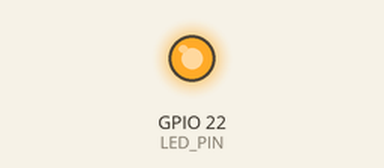
Recording of a sketch running on a simulated ESP32. Parts: output pins drawn as LEDs (lit = HIGH). WiFi joins after 1.5 s; servers stay silent unless stated; what the sketch prints to the serial monitor is not drawn.

Above: at 3.9 s.
At 5.12 s:
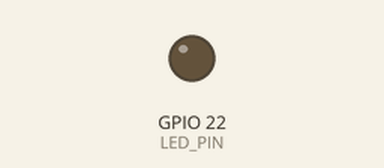
Timing chart, 0 to 10.0 s (numbered marks = the images above):
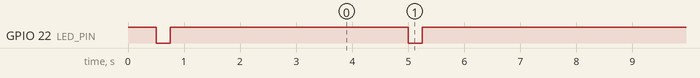

The sketch:

ota_pager.ino
```cpp
// OTA proof of concept - PAGER side
//
// Joins the base's access point, compares its own FW_VERSION with the base's
// /version, and if they differ downloads and installs /pager.bin, then reboots
// into the new firmware. The download is verified against the MD5 the base
// sends; a failed or interrupted download leaves the current firmware running.
//
// In the real pager this only happens while ON THE DOCK (charging, not in the
// queue), triggered by the version the base broadcasts over ESP-NOW.
//
// Test: flash v1 over USB. Change FW_VERSION to 2, Sketch -> Export Compiled
// Binary, upload that .bin to the base page with version 2. Press 'u' (or wait
// for the periodic check): the pager updates and the onboard LED blinks twice.
//
// Board: WEMOS LOLIN32 Lite, Arduino-ESP32 core 3.x.
// Tools -> Partition Scheme: one WITH OTA, e.g. "Minimal SPIFFS (1.9MB APP
// with OTA)". The base's partition scheme does not matter for this.
//
// STATUS: written, not compiled or tested.

#include <WiFi.h>
#include <HTTPClient.h>
#include <HTTPUpdate.h>

#define FW_VERSION   1

#define AP_SSID      "PoolPager-OTA"
#define AP_PASS      "change-me-please"
#define BASE_URL     "http://192.168.4.1"
#ifndef LED_PIN
#define LED_PIN      22                  // onboard LED (believed active LOW)
#endif
#define CHECK_EVERY_MS 60000

static bool connectToBase() {
  WiFi.mode(WIFI_STA);
  WiFi.begin(AP_SSID, AP_PASS);
  uint32_t start = millis();
  while (WiFi.status() != WL_CONNECTED) {
    if (millis() - start > 10000) {
      Serial.println("Base AP not found");
      WiFi.disconnect(true);
      return false;
    }
    delay(200);
  }
  return true;
}

static int fetchBaseVersion() {
  HTTPClient http;
  http.begin(BASE_URL "/version");
  int code = http.GET();
  int v = (code == 200) ? http.getString().toInt() : -1;
  http.end();
  return v;
}

static void checkForUpdate() {
  Serial.printf("Running v%d, checking base...\n", FW_VERSION);
  if (!connectToBase()) return;

  int baseVersion = fetchBaseVersion();
  if (baseVersion <= 0) {
    Serial.println("Base has no firmware stored");
  } else if (baseVersion == FW_VERSION) {
    Serial.println("Up to date");
  } else {
    // Any difference installs, so the base can also roll pagers back
    Serial.printf("Base has v%d, updating...\n", baseVersion);
    WiFiClient client;
    httpUpdate.onProgress([](int done, int total) {
      Serial.printf("  %d / %d bytes\r", done, total);
    });
    httpUpdate.rebootOnUpdate(true);
    t_httpUpdate_return r = httpUpdate.update(client, BASE_URL "/pager.bin");
    // Only reached if the update did not happen
    if (r == HTTP_UPDATE_FAILED) {
      Serial.printf("\nUpdate failed: %s\n", httpUpdate.getLastErrorString().c_str());
    }
  }
  WiFi.disconnect(true);
}

static void blinkVersion() {
  for (int i = 0; i < FW_VERSION; i++) {
    digitalWrite(LED_PIN, LOW);
    delay(250);
    digitalWrite(LED_PIN, HIGH);
    delay(250);
  }
}

void setup() {
  Serial.begin(115200);
  pinMode(LED_PIN, OUTPUT);
  digitalWrite(LED_PIN, HIGH);
  delay(500);
  Serial.printf("\nPager OTA test, firmware v%d. 'u' = check now\n", FW_VERSION);
  blinkVersion();
  checkForUpdate();
}

void loop() {
  static uint32_t lastCheck = millis();
  if (Serial.available() && Serial.read() == 'u') {
    checkForUpdate();
    lastCheck = millis();
  }
  if (millis() - lastCheck > CHECK_EVERY_MS) {
    checkForUpdate();
    lastCheck = millis();
  }
  // Show the version every 5 s so the update is visible without a serial monitor
  static uint32_t lastBlink = 0;
  if (millis() - lastBlink > 5000) {
    blinkVersion();
    lastBlink = millis();
  }
}
```

Measured:
- by itself, GPIO 22 (LED_PIN): goes LOW 0.25 s, HIGH 4.3 s, 22 × (LOW 0.25 s, HIGH 5.3 s), LOW 0.25 s, then HIGH
- by itself, everything shown: repeats every 11.0 s, in 4 steps
